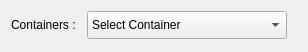
<?xml version="1.0" encoding="UTF-8"?>
<ui version="4.0">
 <class>Form</class>
 <widget class="QWidget" name="Form">
  <property name="geometry">
   <rect>
    <x>0</x>
    <y>0</y>
    <width>308</width>
    <height>52</height>
   </rect>
  </property>
  <property name="windowTitle">
   <string>Form</string>
  </property>
  <layout class="QFormLayout" name="formLayout">
   <item row="0" column="0">
    <layout class="QHBoxLayout" name="horizontalLayout">
     <item>
      <widget class="QLabel" name="container_label">
       <property name="sizePolicy">
        <sizepolicy hsizetype="Fixed" vsizetype="Fixed">
         <horstretch>0</horstretch>
         <verstretch>0</verstretch>
        </sizepolicy>
       </property>
       <property name="minimumSize">
        <size>
         <width>70</width>
         <height>28</height>
        </size>
       </property>
       <property name="maximumSize">
        <size>
         <width>70</width>
         <height>28</height>
        </size>
       </property>
       <property name="text">
        <string>Containers :</string>
       </property>
      </widget>
     </item>
     <item>
      <widget class="QComboBox" name="container_list">
       <property name="sizePolicy">
        <sizepolicy hsizetype="Fixed" vsizetype="Fixed">
         <horstretch>0</horstretch>
         <verstretch>0</verstretch>
        </sizepolicy>
       </property>
       <property name="minimumSize">
        <size>
         <width>200</width>
         <height>28</height>
        </size>
       </property>
       <property name="maximumSize">
        <size>
         <width>200</width>
         <height>28</height>
        </size>
       </property>
       <property name="currentText">
        <string>Select Container</string>
       </property>
       <item>
        <property name="text">
         <string>Select Container</string>
        </property>
       </item>
      </widget>
     </item>
    </layout>
   </item>
  </layout>
 </widget>
 <resources/>
 <connections/>
</ui>
